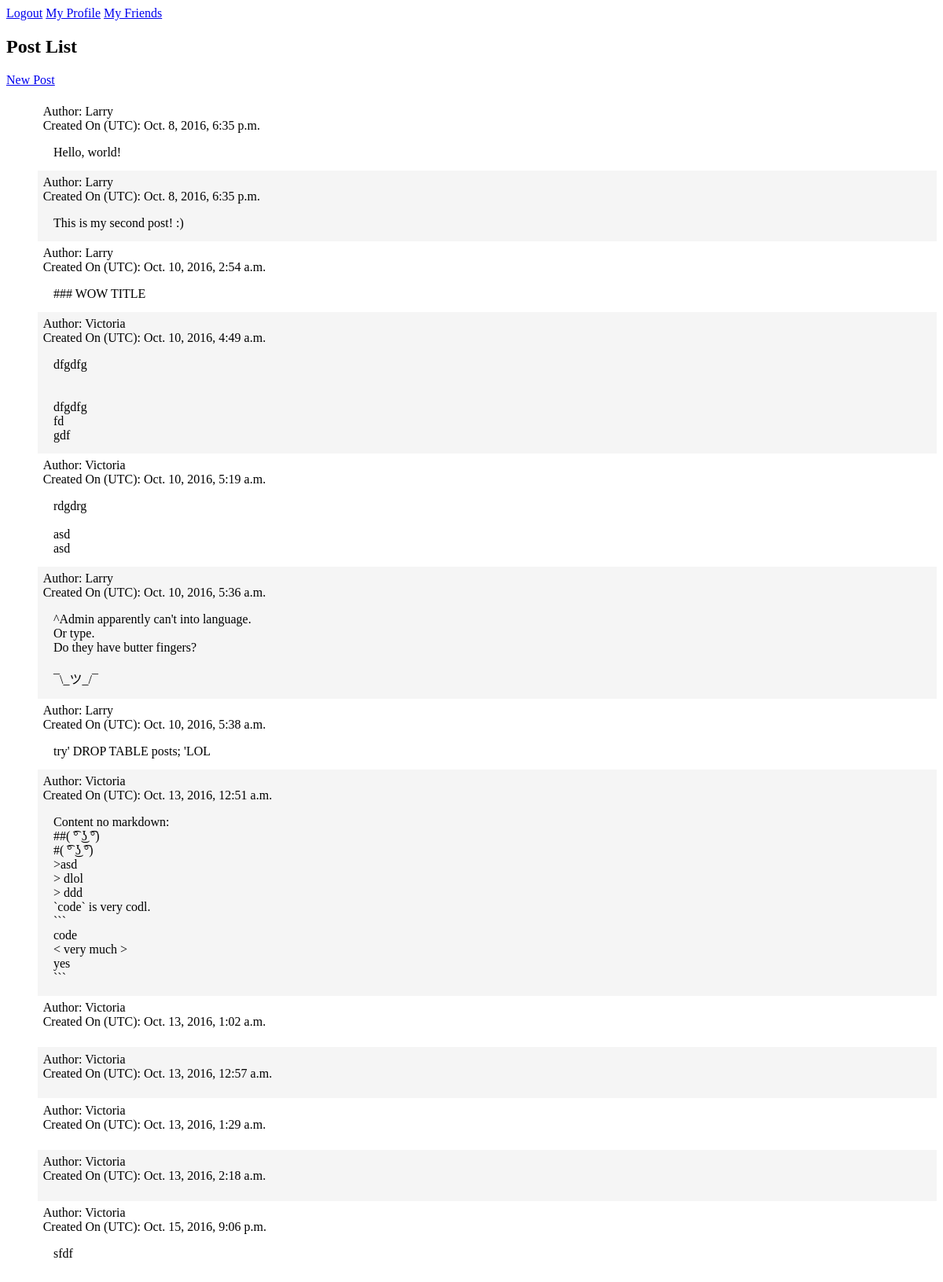
The app's page / (signed in) with its own data.
### socknet/models.py (models this page shows, shortened)
class Post(models.Model):
    author = models.ForeignKey(Author, related_name="author")
    content = models.TextField(max_length=512)
    created_on = models.DateTimeField(auto_now=True)
    markdown = models.BooleanField()
    def _unescape_markdown(self, text):
        tmp = text
        parser = HTMLParser.HTMLParser()
        tmp = tmp.split('<')
        starts = 0
        ends = 0
        code_tag_contents = []
        return '<'.join(code_tag_contents)
    def get_converted_content(self):
        safe_text = html.conditional_escape(self.content)
        if self.markdown:
            mark = safe_text.replace('&gt;', '>')
            mark = CommonMark.commonmark(mark)
            markdowned = self._unescape_markdown(mark)
            return markdowned.replace('\n', '<br/>')
        return safe_text.replace('\n', '<br/>')
    def view_content(self):
        return self.get_converted_content()

class Author(models.Model):
    user = models.OneToOneField(User)
    uuid = models.UUIDField(default=uuid.uuid4, editable=False)
    friends = models.ManyToManyField("self", related_name="friend_of", blank=True)
    followers = models.ManyToManyField("self", related_name="follower_of", symmetrical=False, blank=True)
    ignore = models.ManyToManyField("self", related_name="ignored_by", symmetrical=False, blank=True)

### socknet/views.py (the view)
# urls.py: url(r'^$', views.ListPosts.as_view(), name='list_posts'),
class ListPosts(LoginRequiredMixin, generic.ListView):
    model = Post
    template_name = 'socknet/list_posts.html'
    login_url = '/login/' # For login mixin

### socknet/templates/socknet/list_posts.html
{% extends "base.html" %}
{% block content %}
    <h2>Post List</h2>
    <a href="{% url 'create_post' %}">New Post</a>
    <ol class="feed">
        {% for post in object_list %}
            <li class="post">
            	<p class="authordate">
	            	Author: {{ post.author.user.username }}<br/>
	            	Created On (UTC): {{ post.created_on }}
	            </p>
	            <article class="content">
	            	{{post.view_content|safe}}
	            </article>
            </li>
        {% endfor %}
    </ol>
{% endblock %}

### socknet/templates/base.html (shortened to what this page needs)
{% load staticfiles %}
<!DOCTYPE html>
<html lang="en">
<head>
{% load staticfiles %}
  <link rel="stylesheet" href="{% static 'css/base.css' %}"/>
</head>
<body>
  <a href="{% url 'logged_out' %}">Logout</a>
  <a href="{% url 'profile' authorUUID=user.author.uuid %}">My Profile</a>
  <a href="{% url 'manage_friends' authorUUID=user.author.uuid %}">My Friends</a>
  {% block content %}{% endblock %}
</body>
</html>

### static/css/base.css (style rules this page uses)
body { background: white; }
.feed { list-style-type: none; }
li.post { padding: 5pt; }
li.post:nth-child(even) { background: rgb(245, 245, 245); }
.authordate { margin-top: 0; }
article.content { padding-left: 10pt; padding-right: 10pt; margin-bottom: 5pt; }

### records on screen
Post: author.user.username "Larry", created_on "Oct. 8, 2016, 6:35 p.m.", view_content "Hello, world!"
Post: author.user.username "Larry", created_on "Oct. 8, 2016, 6:35 p.m.", view_content "This is my second post! :)"
Post: author.user.username "Larry", created_on "Oct. 10, 2016, 2:54 a.m.", view_content "### WOW TITLE"
Post: author.user.username "Victoria", created_on "Oct. 10, 2016, 4:49 a.m.", view_content "dfgdfg dfgdfg fd gdf"
Post: author.user.username "Victoria", created_on "Oct. 10, 2016, 5:19 a.m.", view_content "rdgdrg asd asd"
Post: author.user.username "Larry", created_on "Oct. 10, 2016, 5:36 a.m.", view_content "^Admin apparently can't into language. Or type. Do they have butter fingers? ¯\\_ツ_/¯"
Post: author.user.username "Larry", created_on "Oct. 10, 2016, 5:38 a.m.", view_content "try' DROP TABLE posts; 'LOL"
Post: author.user.username "Victoria", created_on "Oct. 13, 2016, 12:51 a.m.", view_content "Content no markdown: ##( ͡° ͜ʖ ͡°) #( ͡° ͜ʖ ͡°) >asd > dlol > ddd `code` is very codl. ``` code < very much > yes ```"
Post: author.user.username "Victoria", created_on "Oct. 13, 2016, 1:02 a.m."
Post: author.user.username "Victoria", created_on "Oct. 13, 2016, 12:57 a.m."
Post: author.user.username "Victoria", created_on "Oct. 13, 2016, 1:29 a.m."
Post: author.user.username "Victoria", created_on "Oct. 13, 2016, 2:18 a.m."
Post: author.user.username "Victoria", created_on "Oct. 15, 2016, 9:06 p.m.", view_content "sfdf"
